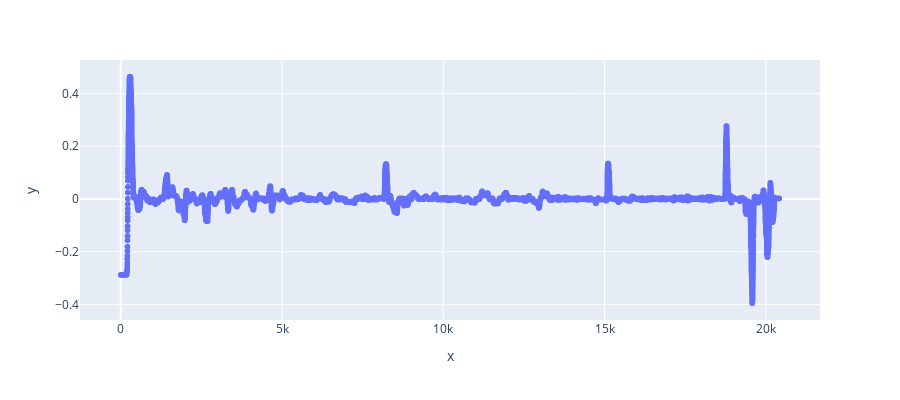

Notebook code for this chart:
### Code cell
import plotly.express as px
import plotly.graph_objects as go

fig = px.scatter(x=range(len(steer_angle)), y=steer_angle, width=900, height=400)
fig.show()

### Figure 1 — Plotly figure (JSON) as saved in the notebook; plotly's stock layout.template omitted (floating-point values rounded to 4 significant figures; data arrays with more than 128 entries replaced by an {"elided": "..."} marker saying what was removed)
{"data": [{"hovertemplate": "x=%{x}<br>y=%{y}<extra></extra>", "legendgroup": "", "marker": {"color": "#636efa", "symbol": "circle"}, "mode": "markers", "name": "", "showlegend": false, "type": "scattergl", "x": {"elided": "20414 int values"}, "xaxis": "x", "y": {"elided": "20414 float values"}, "yaxis": "y"}], "layout": {"height": 400, "legend": {"tracegroupgap": 0}, "margin": {"t": 60}, "width": 900, "xaxis": {"anchor": "y", "domain": [0, 1], "title": {"text": "x"}}, "yaxis": {"anchor": "x", "domain": [0, 1], "title": {"text": "y"}}}}
